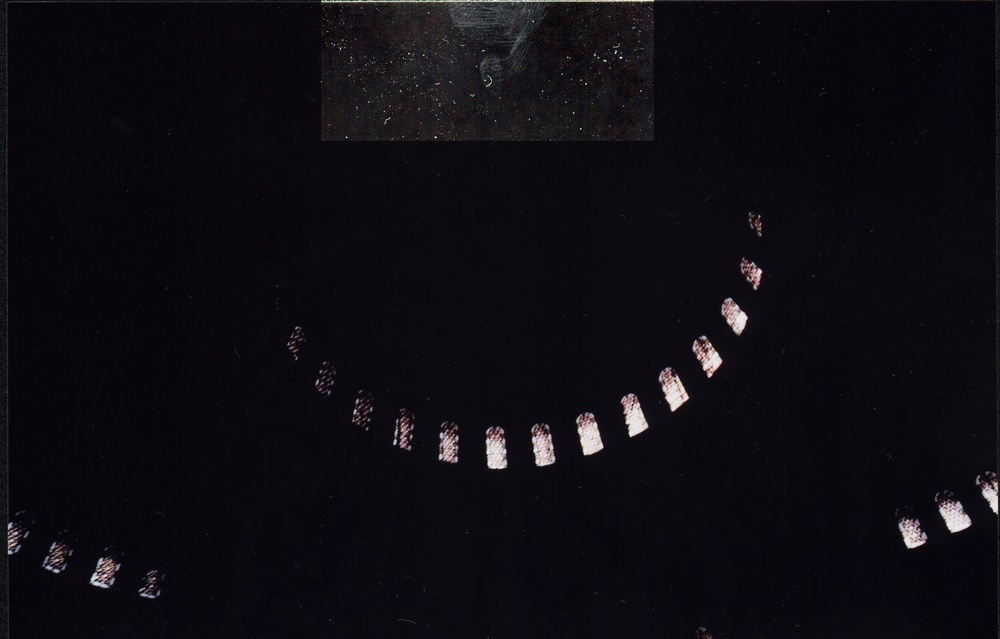
#> input picture CS4243/B/1/CS4243_2023_images_small/p4p.jpg, 1000 x 639 px, shrunk from 3624 x 2316 before the run
$ jupyter execute hist1.ipynb
#> lines starting #> are read from the running program, lines starting #| are printed output that depends on the picture
## histogram example 1

[cell 1]
# we need these 3 packages:
import cv2
import numpy as np
from matplotlib import pyplot as plt

[cell 2]
# we read a low contrast image first, then we show that
#
image = cv2.imread('./CS4243_2023_images_small/p4p.jpg')
#> image is the input picture: shape (639, 1000, 3); mean B, G, R 18.3, 12.2, 14.5
cv2.namedWindow("Original", cv2.WINDOW_NORMAL)
cv2.imshow('Original',image)

# conversion to gray-level and showing that too
gle = cv2.cvtColor(image, cv2.COLOR_BGR2GRAY)
cv2.namedWindow("Grayscale", cv2.WINDOW_NORMAL)
cv2.imshow('Grayscale', gle)

[cell 3]
#
# histogram method in numpy, we convert the 2d image into 1d array and the range of values
# set between 0 and 255, number of bins is 256
#
hist,bins = np.histogram(gle.flatten(),256,[0,256])
#> hist = 256 values, max 113771 at index 10, min 0 at index 237, mean 2496.1; bins = 257 values from 0 to 256

# cummolative distribution function will be computed, using cumsum function
# then we normalize the results.
cdf = hist.cumsum()
#> cdf = 256 values from 1 to 639000
cdf_normalized = cdf * hist.max()/ cdf.max()
#> cdf_normalized = 256 values from 0.178 to 113771

# then the histogram and cdf will be plotted
#
plt.plot(cdf_normalized, color = 'b')
plt.hist(gle.flatten(),256,[0,256], color = 'r')
plt.xlim([0,256])
plt.legend(('cdf','histogram'), loc = 'upper left')
plt.show()
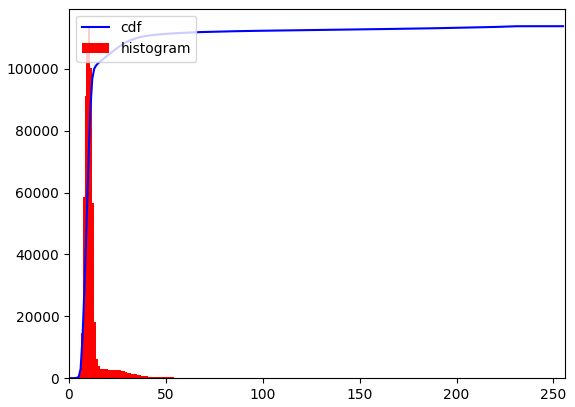
#> figure drawn by matplotlib, 1 panel; tallest bar 113771 high, from x = 10 to 11; curve peaks at x = 254, y = 113771

[cell 4]
print('dynamic range is between ', np.min(image), ' and ', np.max(image))
#| dynamic range is between  0  and  255

[cell 5]
# we divide the pixels' value by 2 to make it even lower contrast
gle = gle / 2
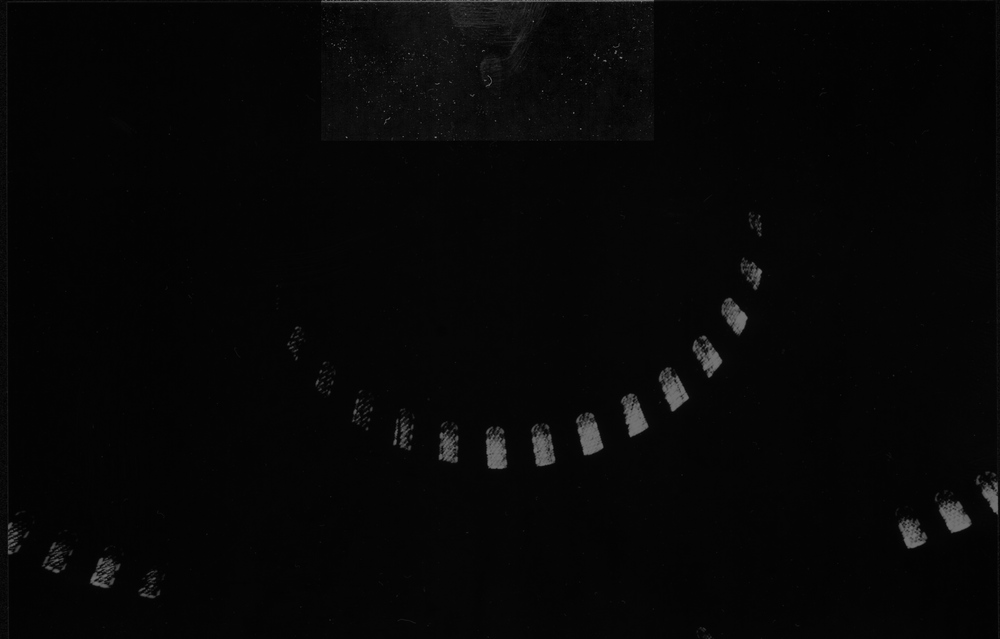
#> gle: shape (639, 1000) float64; min 0, max 127, mean 6.8

[cell 6]
# again, historam nad cdf would be computed and shown
# hist is the histogram, bins is the bins range
#
hist,bins = np.histogram(gle.flatten(),256,[0,256])
#> hist = 256 values, max 214121 at index 5, min 0 at index 121, mean 2496.1

cdf = hist.cumsum()
#> cdf = 256 values from 17 to 639000
cdf_normalized = cdf * hist.max()/ cdf.max()
#> cdf_normalized = 256 values from 5.7 to 214121

plt.plot(cdf_normalized, color = 'b')
plt.hist(gle.flatten(),256,[0,256], color = 'r')
plt.xlim([0,256])
plt.legend(('cdf','histogram'), loc = 'upper left')
plt.show()
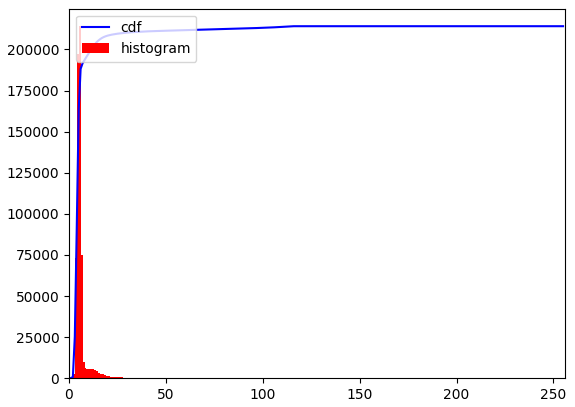
#> figure drawn by matplotlib, 1 panel; tallest bar 214121 high, from x = 5 to 6; curve peaks at x = 127, y = 214121

[cell 7]
bins
#> Out = 257 values from 0 to 256

[cell 8]
hist
#> Out has the same summary as hist

[cell 9]
#cv2.namedWindow("div by 2", cv2.WINDOW_NORMAL)
cv2.imshow('div by 2', np.uint8(gle))

[cell 10]
# again ....
gle = gle / 2

[cell 11]
hist,bins = np.histogram(gle.flatten(),256,[0,256])
#> hist = 256 values, max 411485 at index 2, min 0 at index 64, mean 2496.1

cdf = hist.cumsum()
#> cdf = 256 values from 163 to 639000
cdf_normalized = cdf * hist.max()/ cdf.max()
#> cdf_normalized = 256 values from 105 to 411485

plt.plot(cdf_normalized, color = 'b')
plt.hist(gle.flatten(),256,[0,256], color = 'r')
plt.xlim([0,256])
plt.legend(('cdf','histogram'), loc = 'upper left')
plt.show()
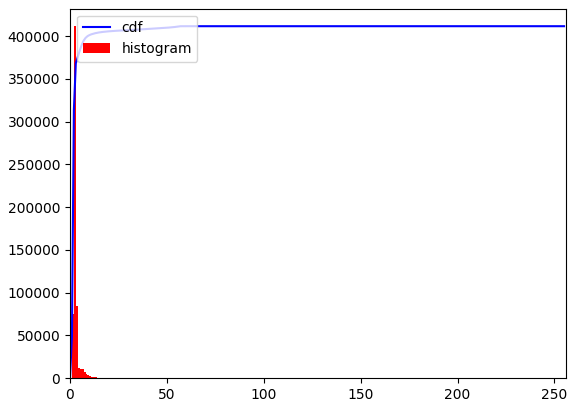
#> figure drawn by matplotlib, 1 panel; tallest bar 411485 high, from x = 2 to 3; curve peaks at x = 63, y = 411485

[cell 12]
#cv2.namedWindow("div by 4", cv2.WINDOW_NORMAL)
cv2.imshow('div by 5', np.uint8(gle))
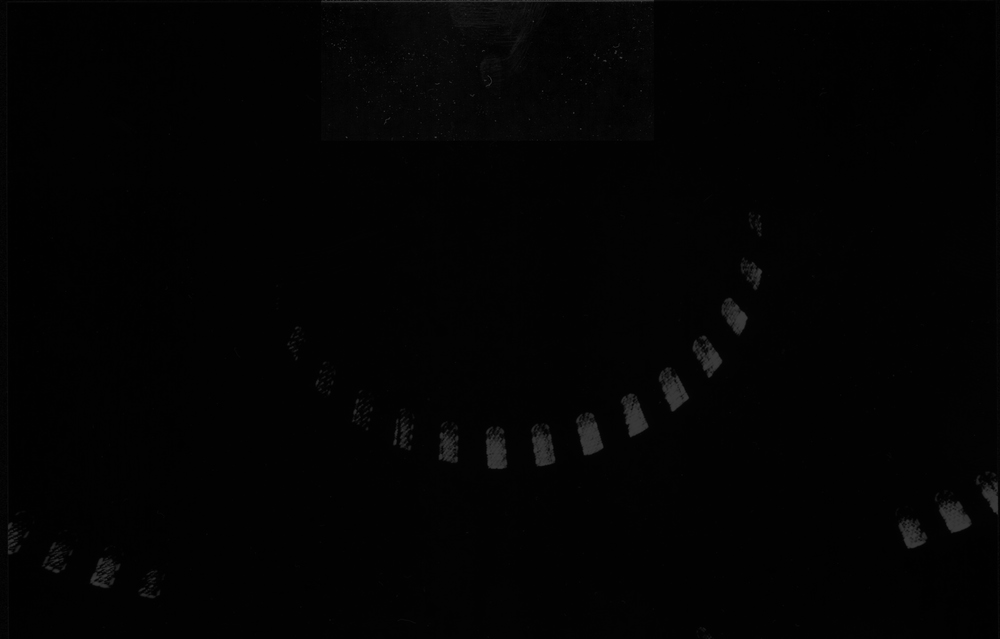
#> window 'div by 5': shape (639, 1000); min 0, max 63, mean 3

### histogram equalization

[cell 13]
# results of division will be converted to uint8
# opencv equalizeHist function to equalize the hist
equ = cv2.equalizeHist(np.uint8(gle))
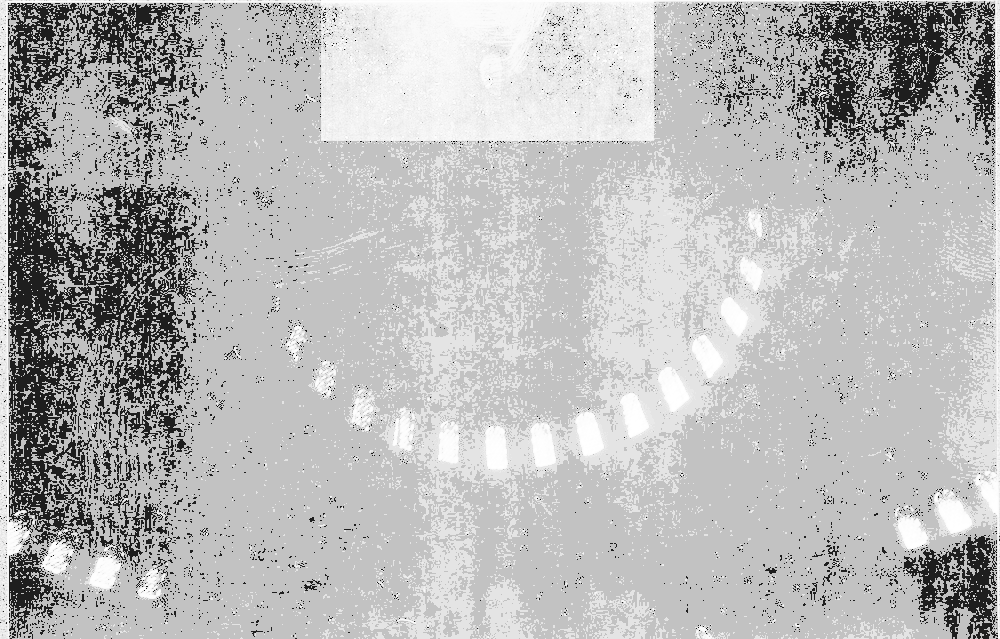
#> equ: shape (639, 1000); min 0, max 255, mean 184.3
#cv2.namedWindow("Equalized", cv2.WINDOW_NORMAL)
cv2.imshow('Equalized', np.uint8(equ))

[cell 14]
# equalized image histogram and its cdf
#
hist,bins = np.histogram(equ.flatten(),256,[0,256])
#> hist = 256 values, max 411485 at index 194, min 0 at index 1, mean 2496.1

cdf = hist.cumsum()
cdf_normalized = cdf * hist.max()/ cdf.max()

plt.plot(cdf_normalized, color = 'g')
plt.hist(equ.flatten(),256,[0,256], color = 'c')
plt.xlim([0,256])
plt.legend(('cdf','stretch hist'), loc = 'upper left')
plt.show()
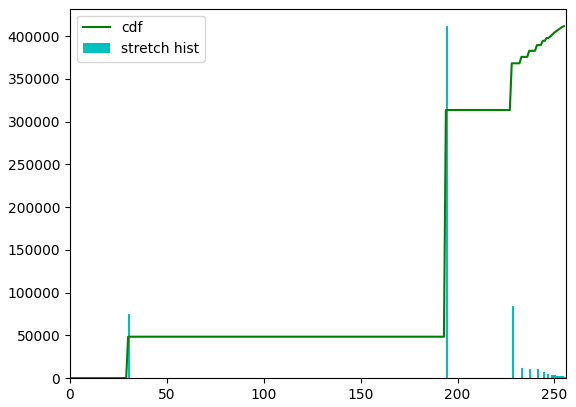
#> figure drawn by matplotlib, 1 panel; tallest bar 411485 high, from x = 194 to 195; curve peaks at x = 255, y = 411485
